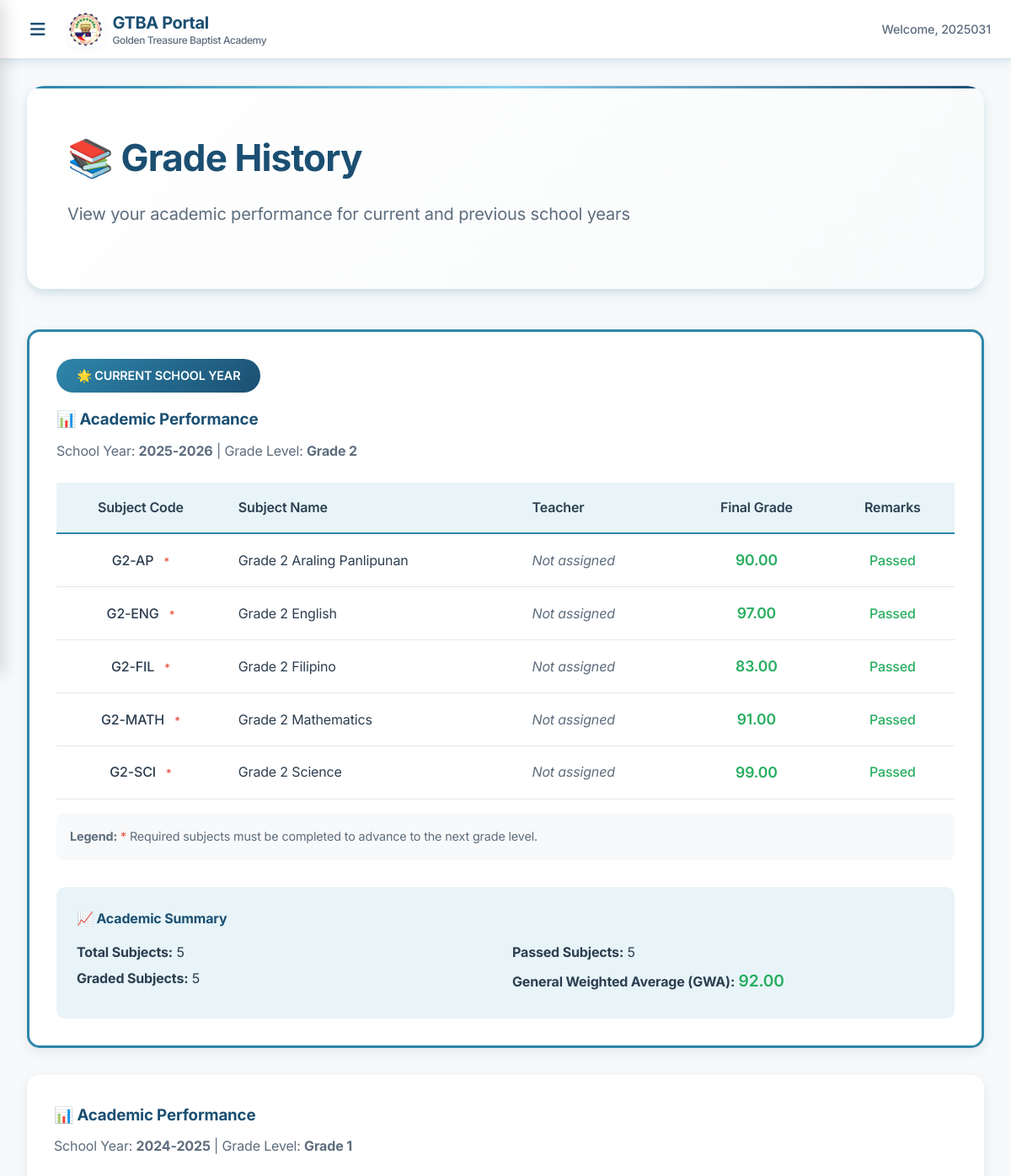
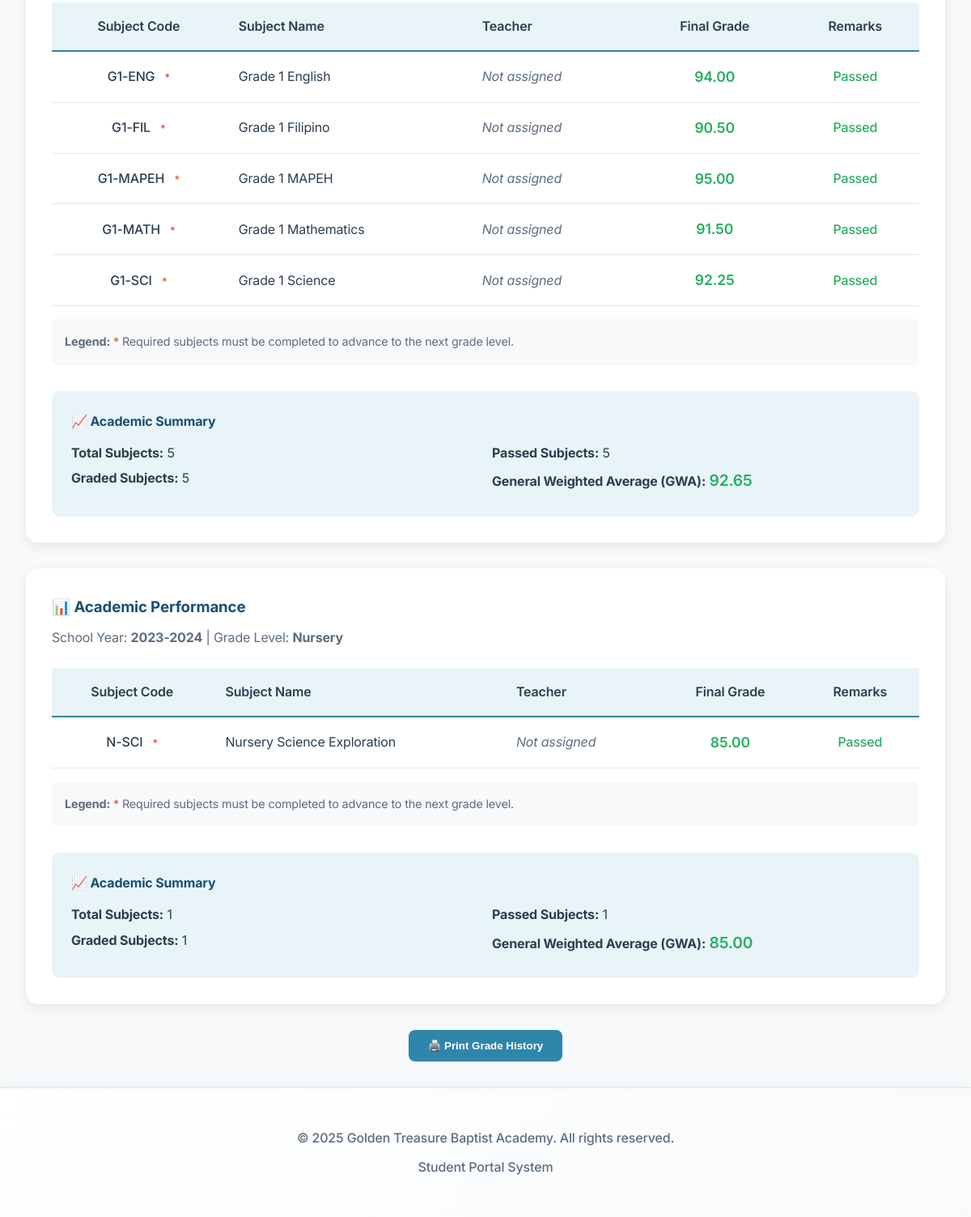
The app's page /student/grade_history.php (signed in) with its own data (2 pictures, top to bottom).
### tables this page shows
CREATE TABLE `school_years` (
  `id` int NOT NULL,
  `year_name` varchar(20) DEFAULT NULL,
  `year_label` varchar(20) NOT NULL,
  `start_date` date NOT NULL,
  `end_date` date NOT NULL,
  `is_active` tinyint(1) DEFAULT '0',
  `is_current` tinyint(1) DEFAULT '0',
  `created_by` int NOT NULL,
  `created_at` timestamp NULL DEFAULT CURRENT_TIMESTAMP,
  `updated_at` timestamp NULL DEFAULT CURRENT_TIMESTAMP ON UPDATE CURRENT_TIMESTAMP
);

CREATE TABLE `student_grades` (
  `id` int NOT NULL,
  `student_id` int NOT NULL,
  `subject_id` int NOT NULL,
  `school_year_id` int NOT NULL,
  `final_grade` decimal(5,2) DEFAULT NULL,
  `remarks` enum('Passed','Failed','Incomplete','Dropped') DEFAULT NULL,
  `teacher_comments` text,
  `date_recorded` date NOT NULL,
  `recorded_by` int NOT NULL,
  `created_at` timestamp NULL DEFAULT CURRENT_TIMESTAMP,
  `updated_at` timestamp NULL DEFAULT CURRENT_TIMESTAMP ON UPDATE CURRENT_TIMESTAMP,
  `teacher_id` int NOT NULL
);

CREATE TABLE `subjects` (
  `id` int NOT NULL,
  `subject_code` varchar(20) NOT NULL,
  `subject_name` varchar(200) NOT NULL,
  `grade_level_id` int DEFAULT NULL,
  `description` text,
  `is_active` tinyint(1) DEFAULT '1',
  `created_at` timestamp NULL DEFAULT CURRENT_TIMESTAMP,
  `updated_at` timestamp NULL DEFAULT CURRENT_TIMESTAMP ON UPDATE CURRENT_TIMESTAMP
);

### student/grade_history.php (the view, shortened to what this page needs)
<?php
$student_id = $_SESSION['user_id'];
try {
    $database = new Database();
    $pdo = $database->connect();
} catch (Exception $e) {
    echo "Database connection error: " . $e->getMessage();
    exit();
}
try {
    $stmt = $pdo->prepare("
        SELECT s.*, u.username
        FROM students s
        JOIN users u ON s.user_id = u.id
        WHERE s.user_id = ?
    ");
    $stmt->execute([$student_id]);
    $student = $stmt->fetch(PDO::FETCH_ASSOC);
} catch (Exception $e) {
    echo "Error: " . $e->getMessage();
    exit();
}
try {
    $stmt = $pdo->prepare("
        SELECT DISTINCT sy.id, sy.year_label, sy.start_date, sy.end_date, sy.is_current
        FROM student_grades sg
        JOIN school_years sy ON sg.school_year_id = sy.id
        WHERE sg.student_id = ?
        ORDER BY sy.is_current DESC, sy.start_date DESC
    ");
    $stmt->execute([$student['id']]);
    $historical_years = $stmt->fetchAll(PDO::FETCH_ASSOC);
} catch (Exception $e) {
    $historical_years = [];
}
$selected_year_id = $_GET['year'] ?? ($historical_years[0]['id'] ?? null);
if ($selected_year_id) {
    try {
        $stmt = $pdo->prepare("
            SELECT
                sg.*,
                sub.subject_code,
                sub.subject_name,
                sy.year_label,
                t.first_name as teacher_first_name,
                t.last_name as teacher_last_name
            FROM student_grades sg
            JOIN subjects sub ON sg.subject_id = sub.id
            JOIN school_years sy ON sg.school_year_id = sy.id
            LEFT JOIN teachers t ON sg.teacher_id = t.user_id
            WHERE sg.student_id = ? AND sg.school_year_id = ?
            ORDER BY sub.subject_code
        ");
        $stmt->execute([$student['id'], $selected_year_id]);
        $historical_grades = $stmt->fetchAll(PDO::FETCH_ASSOC);
        $grade_level_info = null;
        if (!empty($historical_grades)) {
            $curriculum_stmt = $pdo->prepare("
                SELECT DISTINCT gl.grade_name
                FROM curriculum c
                JOIN grade_levels gl ON c.grade_level_id = gl.id
                WHERE c.subject_id = ? AND c.school_year_id = ?
                LIMIT 1
            ");
            $curriculum_stmt->execute([$historical_grades[0]['subject_id'], $selected_year_id]);
            $grade_level_info = $curriculum_stmt->fetch(PDO::FETCH_ASSOC);
        }
    } catch (Exception $e) {
        $error_message = "Error loading grade history: " . $e->getMessage();
    }
}
include '../includes/header.php';
?>
<div class="welcome-section">
    <h1 class="welcome-title">📚 Grade History</h1>
    <p class="welcome-subtitle">View your academic performance for current and previous school years</p>
</div>
<?php if (empty($historical_years)): ?>
    <div style="padding: 2rem; background: var(--light-blue); border: 1px solid var(--primary-blue); border-radius: 10px; text-align: center;">
        <h3 style="color: var(--primary-blue); margin-bottom: 1rem;">📋 No Grades Available</h3>
        <p style="color: var(--black); margin-bottom: 1rem;">
            You don't have any grades recorded yet.
        </p>
        <p style="color: var(--gray); margin: 0; font-size: 0.9rem;">
            Your grades will appear here once your teachers input them.
        </p>
    </div>
<?php else: ?>
    <?php foreach ($historical_years as $year): ?>
        <?php
        try {
            $stmt = $pdo->prepare("
                SELECT
                    sg.*,
                    sub.subject_code,
                    sub.subject_name,
                    sy.year_label,
                    t.first_name as teacher_first_name,
                    t.last_name as teacher_last_name,
                    c.is_required
                FROM student_grades sg
                JOIN subjects sub ON sg.subject_id = sub.id
                JOIN school_years sy ON sg.school_year_id = sy.id
                LEFT JOIN teachers t ON sg.teacher_id = t.user_id
                LEFT JOIN curriculum c ON c.subject_id = sub.id AND c.school_year_id = sy.id
                WHERE sg.student_id = ? AND sg.school_year_id = ?
                ORDER BY sub.subject_code
            ");
            $stmt->execute([$student['id'], $year['id']]);
            $year_grades = $stmt->fetchAll(PDO::FETCH_ASSOC);
            $grade_level_info = null;
            if (!empty($year_grades)) {
                $curriculum_stmt = $pdo->prepare("
                    SELECT DISTINCT gl.grade_name
                    FROM curriculum c
                    JOIN grade_levels gl ON c.grade_level_id = gl.id
                    WHERE c.subject_id = ? AND c.school_year_id = ?
                    LIMIT 1
                ");
                $curriculum_stmt->execute([$year_grades[0]['subject_id'], $year['id']]);
                $grade_level_info = $curriculum_stmt->fetch(PDO::FETCH_ASSOC);
            }
            $total_grades = 0;
            $graded_count = 0;
            $passed_count = 0;
            foreach ($year_grades as $grade) {
                if ($grade['final_grade'] !== null) {
                    $total_grades += $grade['final_grade'];
                    $graded_count++;
                    if ($grade['remarks'] === 'Passed') {
                        $passed_count++;
                    }
                }
            }
            $average = $graded_count > 0 ? $total_grades / $graded_count : 0;
        } catch (Exception $e) {
            $year_grades = [];
            $grade_level_info = null;
            $average = 0;
            $graded_count = 0;
            $passed_count = 0;
        }
        ?>
        <?php if (!empty($year_grades)): ?>
            <div class="grade-year-section" style="background: var(--white); border-radius: 15px; padding: 2rem; margin-bottom: 2rem; box-shadow: 0 5px 15px rgba(0,0,0,0.08); <?= $year['is_current'] ? 'border: 3px solid var(--primary-blue);' : '' ?>">
                <div class="year-header" style="margin-bottom: 1.5rem;">
                    <?php if ($year['is_current']): ?>
                        <div style="display: inline-block; background: linear-gradient(135deg, var(--primary-blue) 0%, var(--dark-blue) 100%); color: white; padding: 0.5rem 1.5rem; border-radius: 50px; margin-bottom: 1rem; font-weight: 600; font-size: 0.9rem;">
                            🌟 CURRENT SCHOOL YEAR
                        </div>
                    <?php endif; ?>
                    <h3 style="color: var(--dark-blue); margin-bottom: 0.5rem;">📊 Academic Performance</h3>
                    <p style="color: var(--gray); margin: 0;">
                        School Year: <strong><?= htmlspecialchars($year['year_label']) ?></strong>
                        <?php if ($grade_level_info): ?>
                            | Grade Level: <strong><?= htmlspecialchars($grade_level_info['grade_name']) ?></strong>
                        <?php endif; ?>
                    </p>
                </div>
                <div style="overflow-x: auto;">
                    <table style="width: 100%; border-collapse: collapse;">
                        <thead>
                            <tr style="background: var(--light-blue); border-bottom: 2px solid var(--primary-blue);">
                                <th style="padding: 1rem; text-align: center; color: var(--black); font-weight: 600;">Subject Code</th>
                                <th style="padding: 1rem; text-align: left; color: var(--black); font-weight: 600;">Subject Name</th>
                                <th style="padding: 1rem; text-align: left; color: var(--black); font-weight: 600;">Teacher</th>
                                <th style="padding: 1rem; text-align: center; color: var(--black); font-weight: 600;">Final Grade</th>
                                <th style="padding: 1rem; text-align: center; color: var(--black); font-weight: 600;">Remarks</th>
                            </tr>
                        </thead>
                        <tbody>
                            <?php foreach ($year_grades as $grade): ?>
                                <tr style="border-bottom: 1px solid var(--border-gray);">
                                    <td style="padding: 1rem; color: var(--black); font-weight: 500; text-align: center;">
                                        <?= htmlspecialchars($grade['subject_code']) ?>
                                        <?php if ($grade['is_required']): ?>
                                            <span style="color: var(--danger); font-size: 0.8rem; margin-left: 0.5rem;">*</span>
                                        <?php endif; ?>
                                    </td>
                                    <td style="padding: 1rem; color: var(--black);">
                                        <?= htmlspecialchars($grade['subject_name']) ?>
                                    </td>
                                    <td style="padding: 1rem; color: var(--black);">
                                        <?php
                                        if ($grade['teacher_first_name'] && $grade['teacher_last_name']) {
                                            echo htmlspecialchars($grade['teacher_first_name'] . ' ' . $grade['teacher_last_name']);
                                        } else {
                                            echo '<span style="color: var(--gray); font-style: italic;">Not assigned</span>';
                                        }
                                        ?>
                                    </td>
                                    <td style="padding: 1rem; text-align: center; font-weight: 600; font-size: 1.1rem;">
                                        <?php if ($grade['final_grade'] !== null): ?>
                                            <?php
                                            $grade_value = floatval($grade['final_grade']);
                                            $grade_color = $grade_value >= 75 ? 'var(--success)' : 'var(--danger)';
                                            ?>
                                            <span style="color: <?= $grade_color ?>;">
                                                <?= number_format($grade_value, 2) ?>
                                            </span>
                                        <?php else: ?>
                                            <span style="color: var(--gray); background: var(--light-gray); padding: 0.25rem 0.5rem; border-radius: 4px; font-size: 0.9rem;">
                                                Not yet graded
                                            </span>
                                        <?php endif; ?>
                                    </td>
                                    <td style="padding: 1rem; text-align: center;">
                                        <?php if ($grade['remarks']): ?>
                                            <?php
                                            $remarks_color = in_array($grade['remarks'], ['Passed']) ? 'var(--success)' : 'var(--danger)';
                                            ?>
                                            <span style="color: <?= $remarks_color ?>; font-weight: 500;">
                                                <?= htmlspecialchars($grade['remarks']) ?>
                                            </span>
                                        <?php else: ?>
                                            <span style="color: var(--gray);">-</span>
                                        <?php endif; ?>
                                    </td>
                                </tr>
                            <?php endforeach; ?>
                        </tbody>
                    </table>
                </div>
                <div style="margin-top: 1rem; padding: 1rem; background: var(--light-gray); border-radius: 8px; font-size: 0.9rem; color: var(--gray);">
                    <p style="margin: 0;"><strong>Legend:</strong> <span style="color: var(--danger);">*</span> Required subjects must be completed to advance to the next grade level.</p>
                </div>
                <?php if ($graded_count > 0): ?>
                    <div class="print-summary" style="margin-top: 2rem; padding: 1.5rem; background: var(--light-blue); border-radius: 10px;">
                        <h4 style="color: var(--dark-blue); margin-bottom: 0.5rem;">📈 Academic Summary</h4>
                        <div style="display: grid; grid-template-columns: repeat(auto-fit, minmax(200px, 1fr)); gap: 1rem;">
                            <div>
                                <p style="color: var(--black); margin: 0.25rem 0;">
                                    <strong>Total Subjects:</strong> <?= count($year_grades) ?>
                                </p>
                                <p style="color: var(--black); margin: 0.25rem 0;">
                                    <strong>Graded Subjects:</strong> <?= $graded_count ?>
                                </p>
                            </div>
                            <div>
                                <p style="color: var(--black); margin: 0.25rem 0;">
                                    <strong>Passed Subjects:</strong> <?= $passed_count ?>
                                </p>
                                <p style="color: var(--black); margin: 0.25rem 0;">
                                    <strong>General Weighted Average (GWA):</strong>
                                    <span style="font-size: 1.2rem; font-weight: 600; color: <?= $average >= 75 ? 'var(--success)' : 'var(--danger)' ?>;">
                                        <?= number_format($average, 2) ?>
                                    </span>
                                </p>
                            </div>
                        </div>
                    </div>
                <?php endif; ?>
            </div>
        <?php endif; ?>
    <?php endforeach; ?>
    <div style="text-align: center; margin-top: 2rem;">
        <button onclick="window.print()" class="print-btn">
            🖨️ Print Grade History
        </button>
    </div>
<?php endif; ?>
<?php include '../includes/footer.php'; ?>

### records on screen
school_years: is_current "🌟 CURRENT SCHOOL YEAR", year_label "2025-2026", grade_name "Grade 2", count($year_grades) "5", graded_count "5", passed_count "5", average "92.00"
student_grades: subject.subject_code "G2-AP", subject.subject_name "Grade 2 Araling Panlipunan", final_grade "90.00", remarks "Passed"
student_grades: subject.subject_code "G2-ENG", subject.subject_name "Grade 2 English", final_grade "97.00", remarks "Passed"
student_grades: subject.subject_code "G2-FIL", subject.subject_name "Grade 2 Filipino", final_grade "83.00", remarks "Passed"
student_grades: subject.subject_code "G2-MATH", subject.subject_name "Grade 2 Mathematics", final_grade "91.00", remarks "Passed"
student_grades: subject.subject_code "G2-SCI", subject.subject_name "Grade 2 Science", final_grade "99.00", remarks "Passed"
school_years: year_label "2024-2025", grade_name "Grade 1", count($year_grades) "5", graded_count "5", passed_count "5", average "92.65"
student_grades: subject.subject_code "G1-ENG", subject.subject_name "Grade 1 English", final_grade "94.00", remarks "Passed"
student_grades: subject.subject_code "G1-FIL", subject.subject_name "Grade 1 Filipino", final_grade "90.50", remarks "Passed"
student_grades: subject.subject_code "G1-MAPEH", subject.subject_name "Grade 1 MAPEH", final_grade "95.00", remarks "Passed"
student_grades: subject.subject_code "G1-MATH", subject.subject_name "Grade 1 Mathematics", final_grade "91.50", remarks "Passed"
student_grades: subject.subject_code "G1-SCI", subject.subject_name "Grade 1 Science", final_grade "92.25", remarks "Passed"
school_years: year_label "2023-2024", grade_name "Nursery", count($year_grades) "1", graded_count "1", passed_count "1", average "85.00"
student_grades: subject.subject_code "N-SCI", subject.subject_name "Nursery Science Exploration", final_grade "85.00", remarks "Passed"

### other values on screen
$_SESSION['username'] "2025031"
